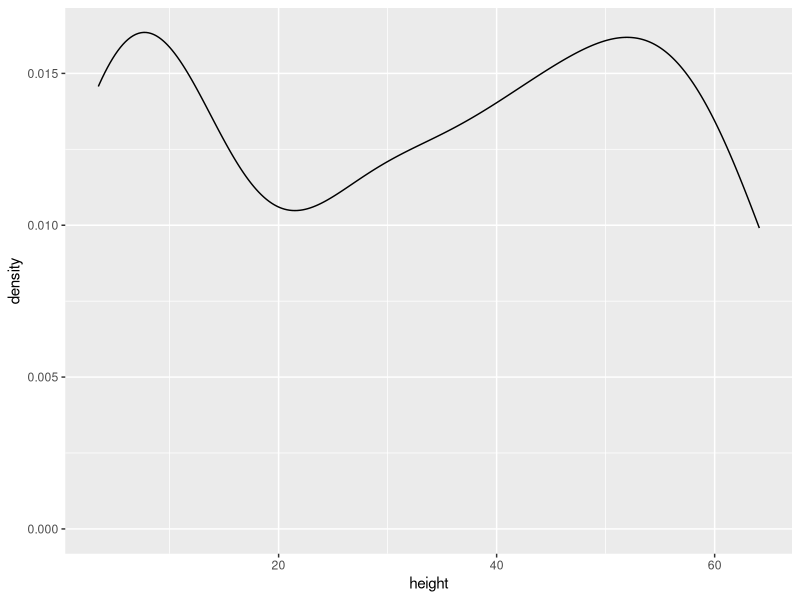
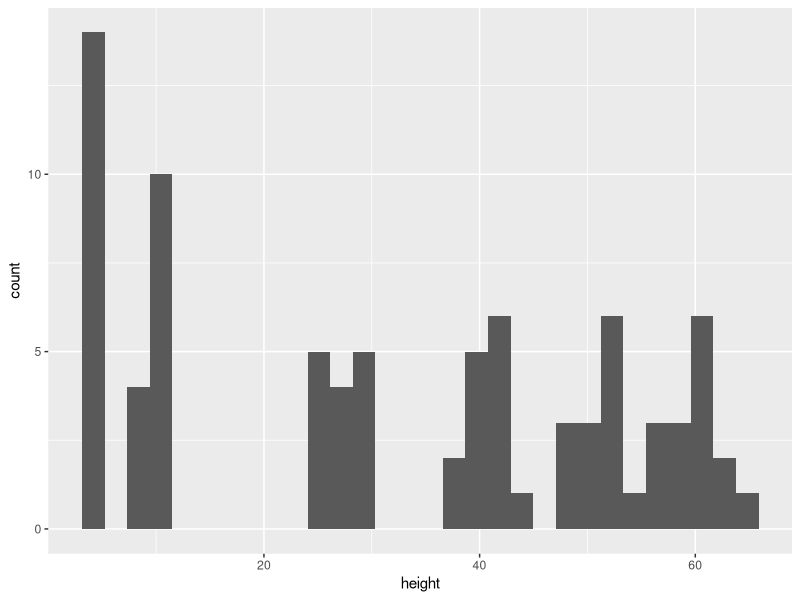
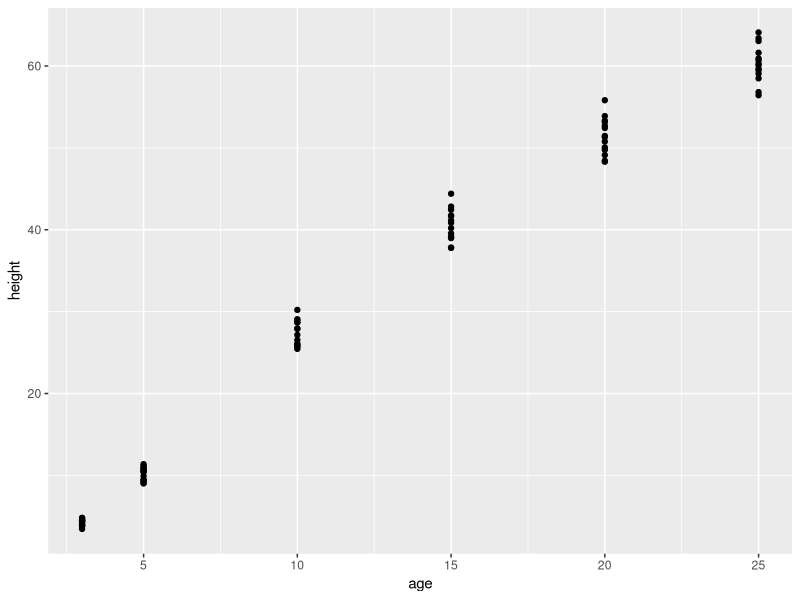
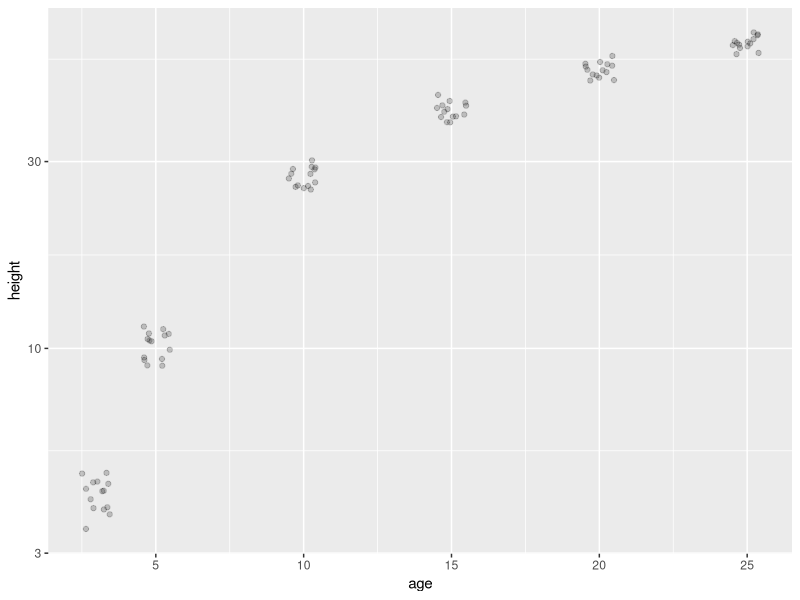
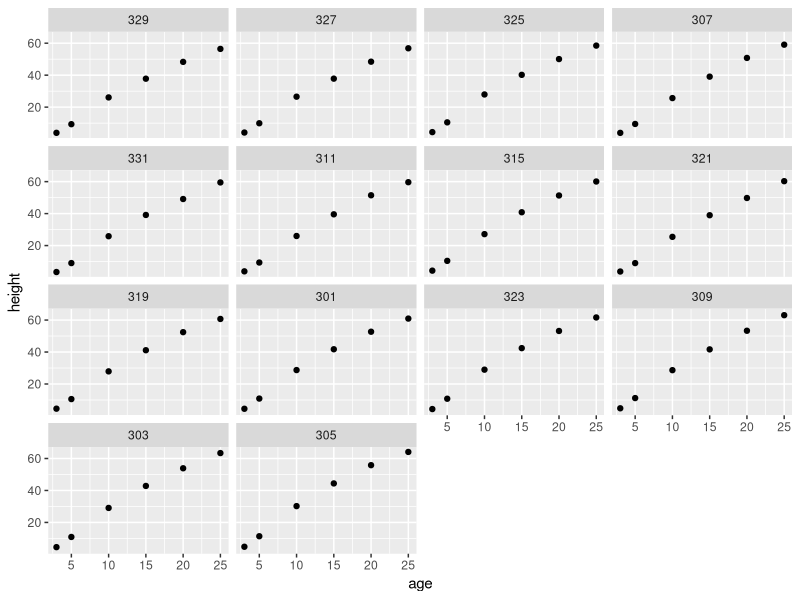
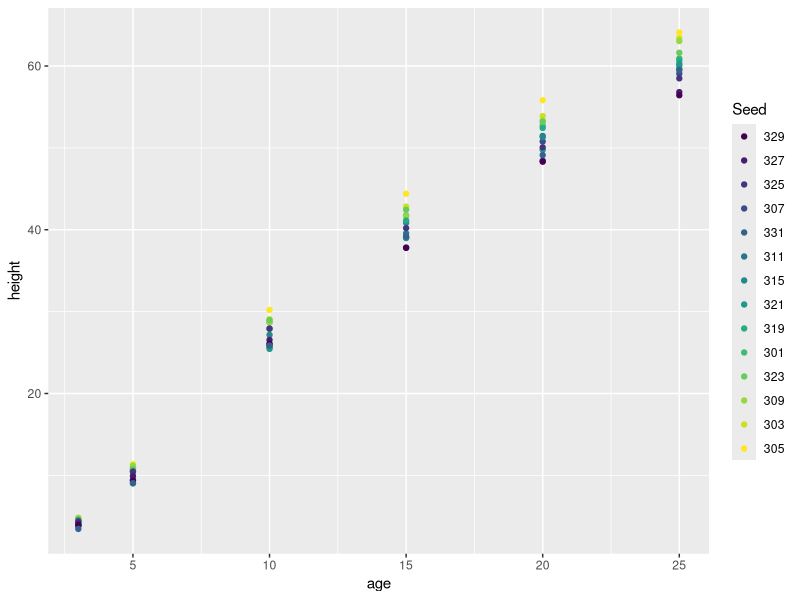
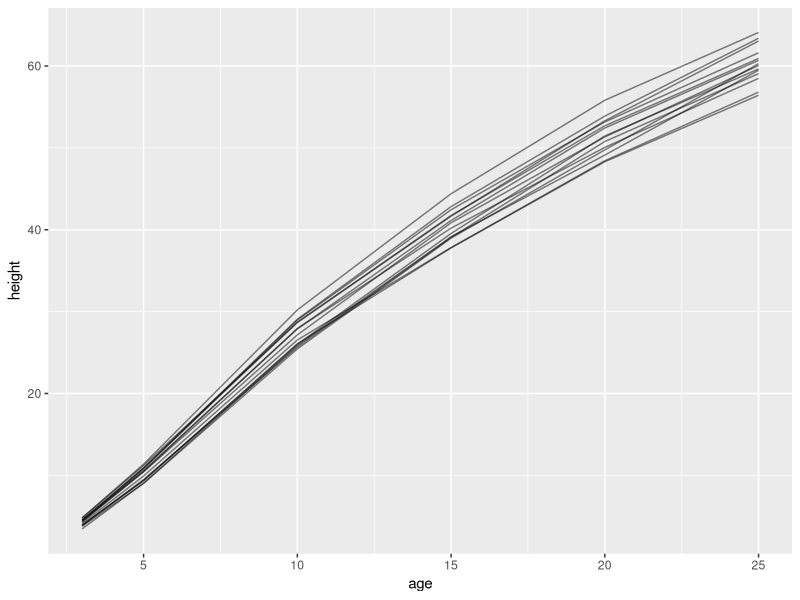
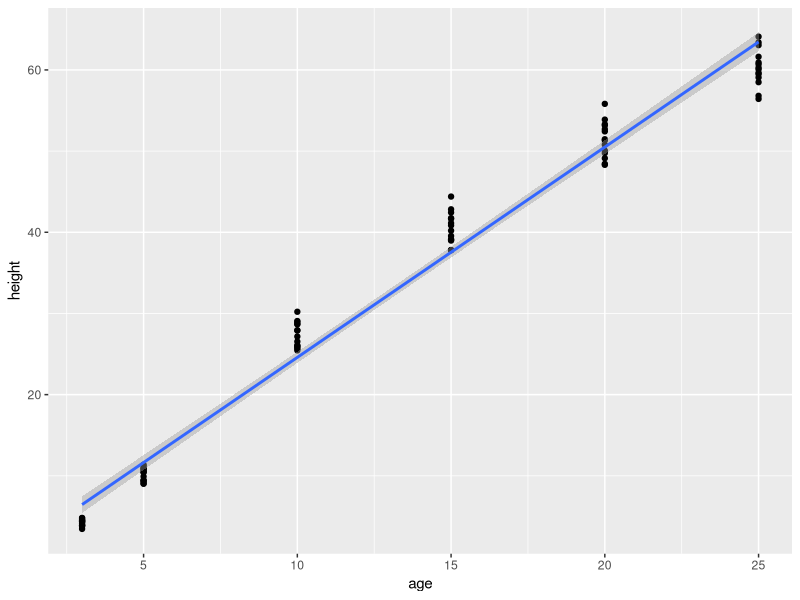

Source code (R) for these figures, in order:
## ---- chunk 1
my_vector <- c(1, 2, 3, 4)
my_vector
## ---- chunk 2
v.age <- c(15, 25, 17, 34, 6)
v.age[c(2, 3, 5)] # Several elements accessed simultaneously
## ---- chunk 3
getwd() # Check where your current working directory is
## ---- chunk 4
#| echo: false
require(dplyr)
require(tidyr)
data(diamonds, package = "ggplot2")
## ---- chunk 5
diamonds$ID <- 1:nrow(diamonds)
diamonds.long.format <- pivot_longer(
    diamonds, cols = -c(ID, cut, color, clarity),
    names_to = "feature",
    values_to = "value"
)
## ---- chunk 6
pivot_wider(
    diamonds.long.format,
    names_from = feature,
    values_from = value
)
## ---- chunk 7
select(diamonds, x, y, z) # Select specific cols
## ---- chunk 8
filter(diamonds, `carat` > 4, `cut` == "Fair")
## ---- chunk 9
mutate(diamonds, xPLUSy = x + y, depth.check = 2 * z / (xPLUSy))
## ---- chunk 10
mutate(
    diamonds,
    across(
        -c(cut, color, clarity),
        .fns = cumsum
    )
)
## ---- chunk 11
summarise(
    diamonds,
    mean.carat = mean(carat),
    mean.price = mean(price),
    median.carat = median(carat),
    median.price = median(price)
)
## ---- chunk 12
summarise(
    diamonds,
    across(
        -c(cut, color, clarity),
        .fns = list(
            mean = ~ mean(.x, na.rm = TRUE),
            sum = ~ sum(.x, na.rm = TRUE)
        )
    )
)
## ---- chunk 13
group_by(
    diamonds,
    cut
)
## ---- chunk 14
diamonds %>%
    select(x, y, z)
## ---- chunk 15
#| echo: false
library(ggplot2)
## ---- chunk 16
ggplot(
    data = Loblolly,
    mapping = aes(
        x = height
    )
) + geom_density()
## ---- chunk 17
ggplot(
    data = Loblolly,
    mapping = aes(
        x = height
    )
) +
geom_histogram()
## ---- chunk 18
ggplot(
    data = Loblolly,
    mapping = aes(
        x = age,
        y = height
    )
) +
geom_point()
## ---- chunk 19
ggplot(
    data = Loblolly,
    mapping = aes(
        x = age,
        y = height
    )
) +
geom_jitter(
    alpha = 0.2,
    width = 0.5,
    height = 0
) +
scale_y_log10()
## ---- chunk 20
ggplot(
    data = Loblolly,
    mapping = aes(
        y = height,
        x = age
    )
) +
geom_point() +
facet_wrap(~ Seed)
## ---- chunk 21
ggplot(
    data = Loblolly,
    mapping = aes(
        y = height,
        x = age,
        colour = Seed
    )
) +
geom_point()
## ---- chunk 22
ggplot(
    data = Loblolly,
    mapping = aes(
        y = height,
        x = age,
        group = Seed
    )
) +
geom_line(alpha = 0.5)
## ---- chunk 23
ggplot(
    data = Loblolly,
    mapping = aes(
        y = height,
        x = age
    )
) +
geom_point() +
geom_smooth(method="lm")
